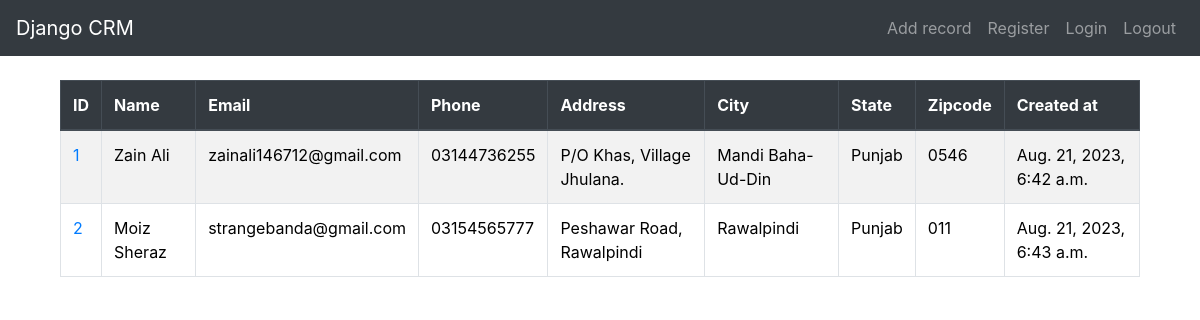
Before: / (signed in) with the older database file.
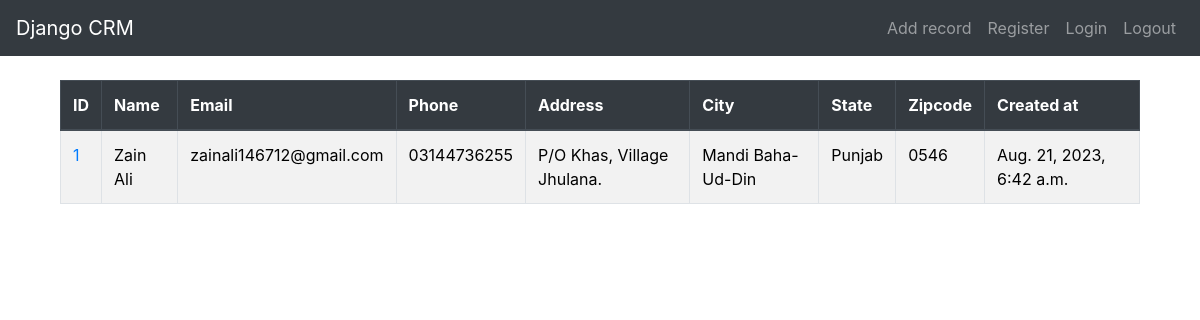
After: the same page with the newer database file.
### webapp1/models.py (models this page shows, shortened)
class Record(models.Model):
    created_at = models.DateTimeField(auto_now_add=True)
    first_name = models.CharField(max_length=100)
    last_name = models.CharField(max_length=100)
    phone_number = models.CharField(max_length=100)
    email = models.EmailField(max_length=100)
    address = models.CharField(max_length=100)
    city = models.CharField(max_length=100)
    state = models.CharField(max_length=100)
    zipcode = models.CharField(max_length=100)

### webapp1/views.py (the view)
# urls.py: 2. Add a URL to urlpatterns:  path('', views.home, name='home')
def home(request):
    records = Record.objects.all()
    if request.user.is_anonymous:
        return redirect('login')
    return render(request, 'home.html', {'records': records})

### webapp1/templates/home.html (shortened to what this page needs)
{% extends 'base.html' %}
{% block content %}
<div class="container">
  <table class="table table-striped table-bordered table-hover">
      <thead class="thead-dark">
          <tr>
              <th scope="col">ID</th>
              <th scope="col">Name</th>
              <th scope="col">Email</th>
              <th scope="col">Phone</th>
              <th scope="col">Address</th>
              <th scope="col">City</th>
              <th scope="col">State</th>
              <th scope="col">Zipcode</th>
              <th scope="col">Created at</th>
          </tr>
      </thead>
      <tbody>
        {% if records %}
{% for record in records %}
<tr>
         <td> <a href="{% url 'record' record.id %}">{{record.id}}</a></td>
        <td>{{record.first_name}}
        {{record.last_name}}</td>
        <td>{{record.email}}</td>
        <td>{{record.phone_number}}
        <td>{{record.address}}</td>
        <td>{{record.city}}</td>
        <td>{{record.state}}</td>
        <td>{{record.zipcode}}</td>
        <td>{{record.created_at}}</td>
</tr>
{% endfor %}
{% endif %}
    </tbody>
  </table>
{% endblock %}

Changed rows visible on the page:
removed Record: id "2", first_name "Moiz", last_name "Sheraz", email "strangebanda@gmail.com", phone_number "03154565777", address "Peshawar Road, Rawalpindi", city "Rawalpindi", state "Punjab", zipcode "011", created_at "Aug. 21, 2023, 6:43 a.m."
